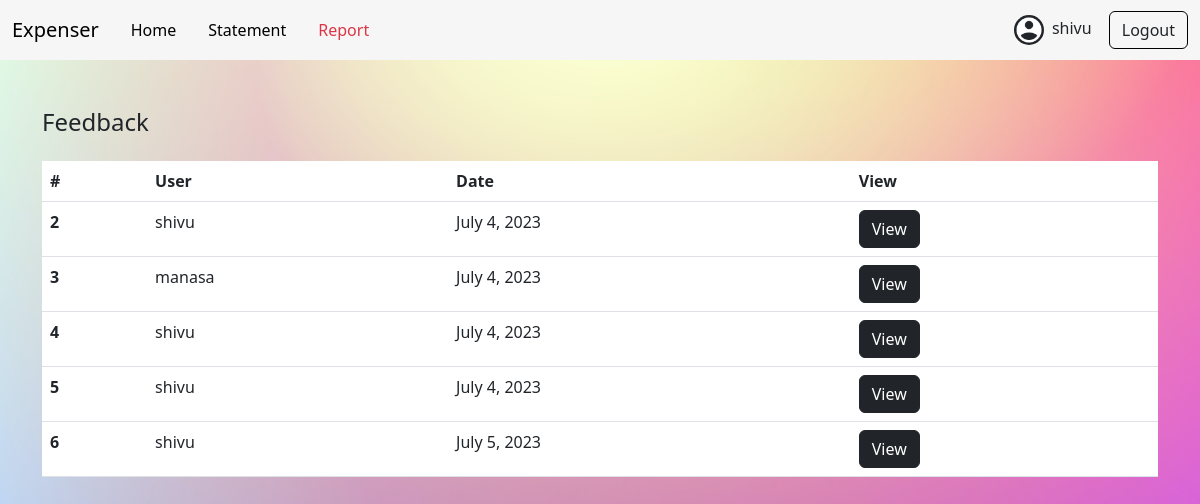
/feed/ (signed in), run on the app's committed database.
### home/models.py (models this page shows)
class Feedback(models.Model):
    userid = models.ForeignKey(User, on_delete=models.CASCADE)
    message = models.CharField(max_length=300, null=True)
    created = models.DateTimeField(auto_now_add=True)

### home/views.py (the view)
# urls.py: path('feed/', views.Feed, name='feed'),
@login_required(login_url='userlogin')
def Feed(request):
    info = Feedback.objects.all()
    return render(request, 'feed.html', {'info':info})

### templates/feed.html
{% extends 'home.html' %}
{% block content %}
    <div class="container mt-5">
      <div class="my-4">
        <h4>Feedback </h4>
      </div>
        <table class="table">
            <thead>
              <tr>
                <th scope="col">#</th>
                <th scope="col">User</th>
                <th scope="col">Date</th>
                <th scope="col">View</th>
              </tr>
            </thead>
            <tbody>
                {% for i in info %}
              <tr>
                <th scope="row">{{i.id}}</th>
                <td>{{i.userid.username}}</td>
                <td>{{i.created.date}}</td>
                <td><a href="#"><button class="btn btn-dark">View</button></a></td>
              </tr>
              {% endfor %}
            </tbody>
          </table>
    </div>
{% endblock %}

### templates/home.html (shortened to what this page needs)
{% load static %}
<!DOCTYPE html>
<html lang="en">
<head>
    <link rel="stylesheet" href="https://cdn.jsdelivr.net/npm/bootstrap-icons@1.10.5/font/bootstrap-icons.css">
    <link href="https://cdn.jsdelivr.net/npm/bootstrap@5.3.0/dist/css/bootstrap.min.css" rel="stylesheet">
  </head>
<body>
    <nav class="navbar navbar-expand-lg" style="background-color:  #f6f6f6;">
        <div class="container-fluid">
          <a class="navbar-brand" href="#">Expenser</a>
          <div class="collapse navbar-collapse" id="navbarSupportedContent">
            <ul class="navbar-nav me-auto mb-2 mb-lg-0">
              {% if user.is_authenticated %}
                <a href="{% url 'home' %}" style="text-decoration: none;" class="mx-3 text-black">Home</a>
                <a href="{% url 'statement' %}" style="text-decoration: none;" class="mx-3 text-black">Statement</a>
                <a href="{% url 'report' %}" style="text-decoration: none;" class="mx-3 text-danger">Report</a>
              {% endif %}
            </ul>
            <div>
              {% if request.user.is_authenticated %}
                <button class="btn btn-white border-none"> <img src="{% static 'images/person.png' %}" style="width: 30px;" alt="" class="img-fluid rounded-circle bg-dark mx-2">{{request.user.username}}</button>
                <a href="{% url 'userlogout' %}"><button class="btn btn-white" style="border: 1px solid black;">Logout</button></a>
              {% else %}
                <a href="{% url 'userlogin' %}"><button class="btn btn-dark">Login</button></a>
              {% endif %}
            </div>
          </div>
        </div>
      </nav>
      {% block content %}{% endblock%}
</body>
</html>

### data on the page
Feedback: id "2", userid.username "shivu", created "July 4, 2023"
Feedback: id "3", userid.username "manasa", created "July 4, 2023"
Feedback: id "4", userid.username "shivu", created "July 4, 2023"
Feedback: id "5", userid.username "shivu", created "July 4, 2023"
Feedback: id "6", userid.username "shivu", created "July 5, 2023"

### other printed values
{{ request.user.username }} "shivu"
